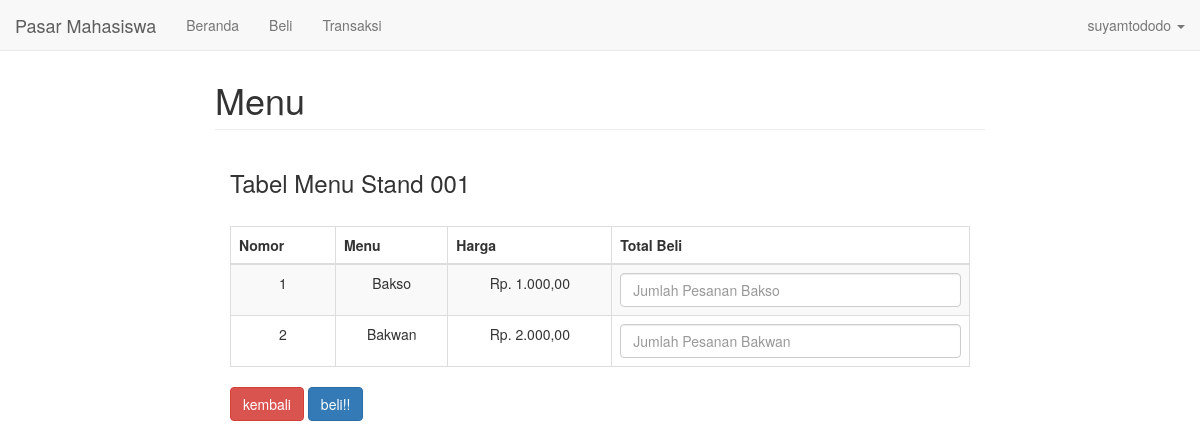
Page /pembeli_beli_menu_page.php?id=001 (signed in) on the committed database.
### tables this page shows
CREATE TABLE `tb_brg` (
  `id_brg` int(11) NOT NULL AUTO_INCREMENT,
  `nama_brg` varchar(50) NOT NULL,
  `harga` int(11) NOT NULL,
  `status` tinyint(1) NOT NULL,
  `no_stand` varchar(10) NOT NULL,
  PRIMARY KEY (`id_brg`)
);

### pembeli_beli_menu_page.php (the view, shortened to what this page needs)
<?php
$idpenj = $_GET['id']
?>
<!DOCTYPE html>
<html lang="en">
<head>
    <link rel="stylesheet" href="bootstrap/css/bootstrap.min.css">
    <link href="bootstrap/font-awesome/css/font-awesome.min.css" rel="stylesheet" type="text/css">
</head>
<body>
    <?php
    include 'navbar.php';
    require 'config.php';
    ?>
    <br>
    <br>
    <div class="col-md-8 col-md-offset-2 main">
        <h1 class="page-header">Menu</h1>
        <div class="col-md-12">
            <h3>Tabel Menu Stand <?php echo $idpenj ?></h3>
            <br>
            <form action="pembeli_beli_menu.php?idpenj=<?php echo $idpenj ?>" method="post">
                <table class="table table-bordered table-striped table-hover">
                    <thead>
                        <tr>
                            <th>Nomor </th>
                            <th>Menu</th>
                            <th>Harga</th>
                            <th>Total Beli</th>
                        </tr>
                    </thead>
                    <?php
                    $querykaryawan = mysqli_query($koneksi, "SELECT * FROM tb_brg where no_stand='$idpenj' and status = 1");
                    ?>
                    <tbody>
                        <?php
                        $no = 1;
                        while ($lihat = mysqli_fetch_array($querykaryawan)) {
                            ?>
                            <tr>
                                <td class="text-center"><?php echo $no++; ?></td>
                                <td class="text-center"><?php echo $lihat['nama_brg']; ?></td>
                                <td class="text-center"><?php echo 'Rp. ' . str_replace(',', '.', number_format($lihat['harga'])) . ',00' ?></td>
                                <td class="text-center">
                                    <input type="number" class="form-control" min="0" placeholder="Jumlah Pesanan <?php echo $lihat['nama_brg'] ?>" name="<?php echo $lihat['id_brg'] ?>">
                                </td>
                            </tr>
                        <?php
                        }
                        ?>
                    </tbody>
                </table>
                <div>
                    <a href="pembeli_beli.php" class="btn btn-danger">kembali</a>
                    <input type="submit" class="btn btn-primary" value="beli!!">
                </div>
            </form>
        </div>
    </div>
</body>
</html>

### rows in the picture
tb_brg: nama_brg "Bakso", harga "1.000", nama_brg "Jumlah Pesanan Bakso"
tb_brg: nama_brg "Bakwan", harga "2.000", nama_brg "Jumlah Pesanan Bakwan"

### other values in the picture
$nama "suyamtododo"
$idpenj "001"
